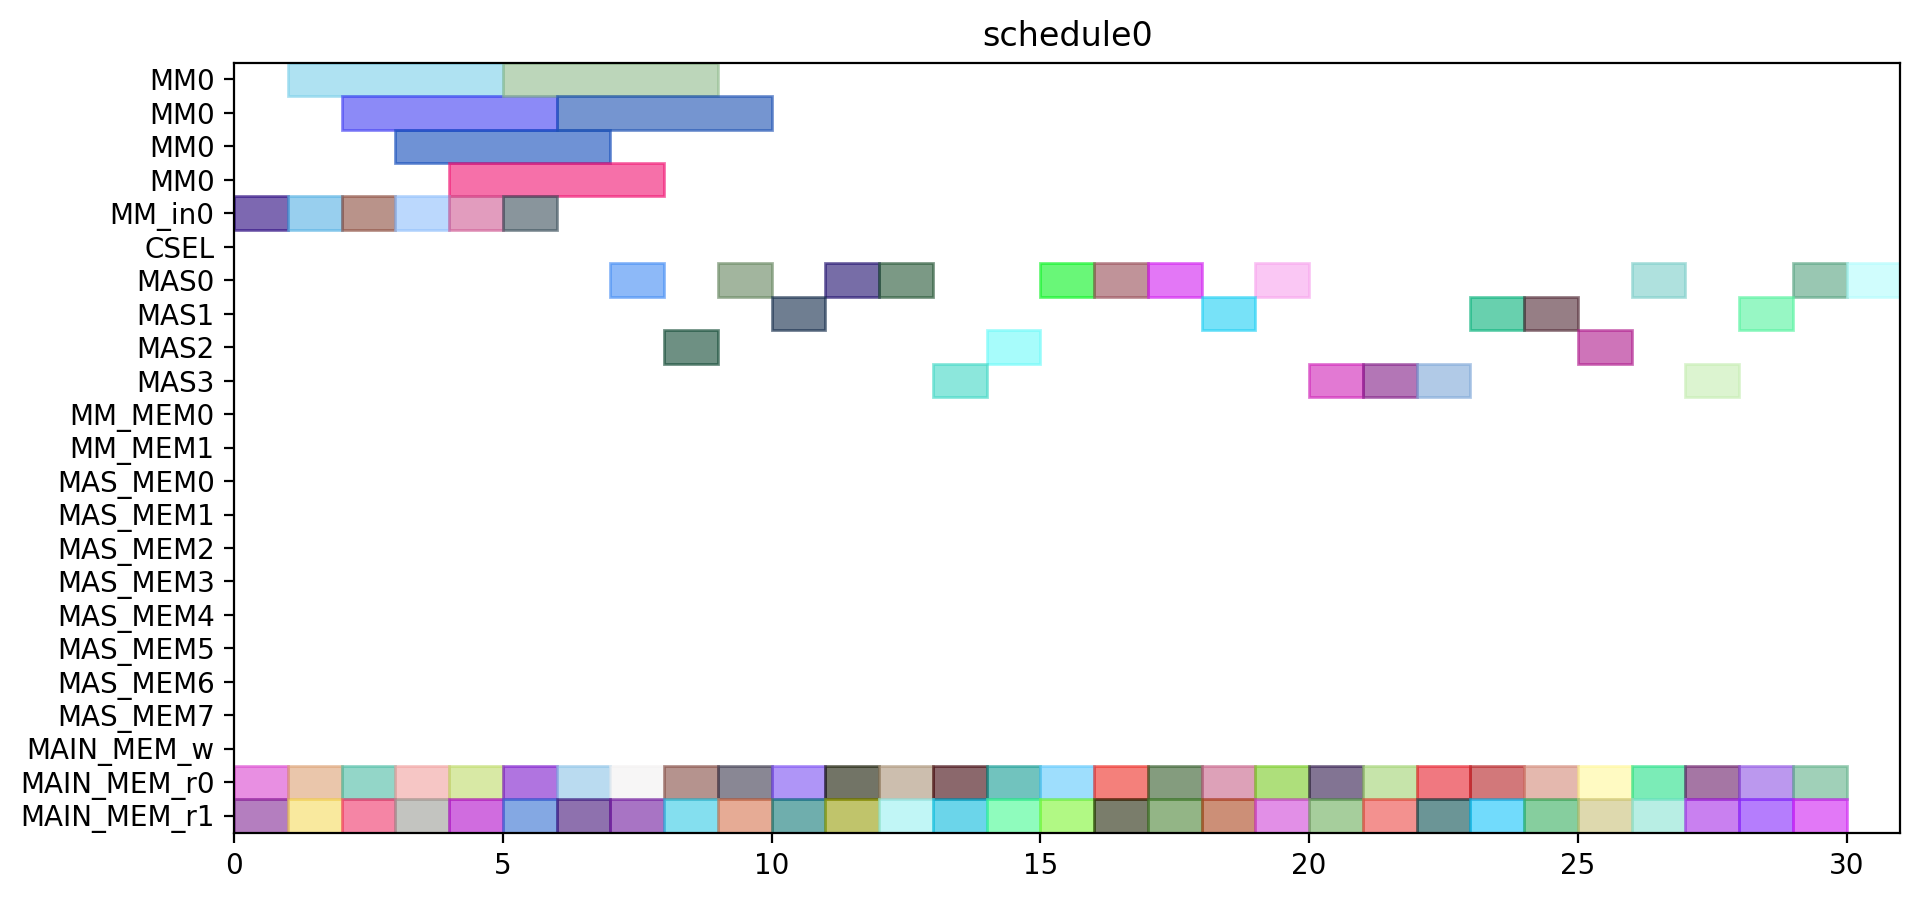

Write the Python code that produced this figure.
from pyschedule import Scenario, solvers, plotters, alt


def solve():
	horizon = 120
	S = Scenario("schedule0", horizon=horizon)

	# resource
	MM = S.Resources('MM', num=1, size=4)
	MM_in = S.Resources('MM_in', num=1)
	CSEL = S.Resource('CSEL')
	MAS = S.Resources('MAS', num=4, size=1, periods=range(1, horizon))
	MM_MEM = S.Resources('MM_MEM', num=2)
	MAS_MEM = S.Resources('MAS_MEM', num=8)
	MAIN_MEM_w = S.Resource('MAIN_MEM_w', size=1)
	MAIN_MEM_r = S.Resources('MAIN_MEM_r', num=2)

	# result of previous scheduling

	# new tasks
	c_t0_a1_0 = S.Task('c_t0_a1_0', length=1, delay_cost=1)
	c_t0_a1_0 += alt(MAS)
	c_t0_a1_0_mem0 = S.Task('c_t0_a1_0_mem0', length=1, delay_cost=1)
	c_t0_a1_0_mem0 += MAIN_MEM_r[0]
	S += c_t0_a1_0_mem0 <= c_t0_a1_0

	c_t0_a1_0_mem1 = S.Task('c_t0_a1_0_mem1', length=1, delay_cost=1)
	c_t0_a1_0_mem1 += MAIN_MEM_r[1]
	S += c_t0_a1_0_mem1 <= c_t0_a1_0

	c_t0_a1_1 = S.Task('c_t0_a1_1', length=1, delay_cost=1)
	c_t0_a1_1 += alt(MAS)
	c_t0_a1_1_mem0 = S.Task('c_t0_a1_1_mem0', length=1, delay_cost=1)
	c_t0_a1_1_mem0 += MAIN_MEM_r[0]
	S += c_t0_a1_1_mem0 <= c_t0_a1_1

	c_t0_a1_1_mem1 = S.Task('c_t0_a1_1_mem1', length=1, delay_cost=1)
	c_t0_a1_1_mem1 += MAIN_MEM_r[1]
	S += c_t0_a1_1_mem1 <= c_t0_a1_1

	c_t0_t10 = S.Task('c_t0_t10', length=1, delay_cost=1)
	c_t0_t10 += alt(MAS)
	c_t0_t10_mem0 = S.Task('c_t0_t10_mem0', length=1, delay_cost=1)
	c_t0_t10_mem0 += MAIN_MEM_r[0]
	S += c_t0_t10_mem0 <= c_t0_t10

	c_t0_t10_mem1 = S.Task('c_t0_t10_mem1', length=1, delay_cost=1)
	c_t0_t10_mem1 += MAIN_MEM_r[1]
	S += c_t0_t10_mem1 <= c_t0_t10

	c_t0_t11 = S.Task('c_t0_t11', length=1, delay_cost=1)
	c_t0_t11 += alt(MAS)
	c_t0_t11_mem0 = S.Task('c_t0_t11_mem0', length=1, delay_cost=1)
	c_t0_t11_mem0 += MAIN_MEM_r[0]
	S += c_t0_t11_mem0 <= c_t0_t11

	c_t0_t11_mem1 = S.Task('c_t0_t11_mem1', length=1, delay_cost=1)
	c_t0_t11_mem1 += MAIN_MEM_r[1]
	S += c_t0_t11_mem1 <= c_t0_t11

	c_t0_t3_t0 = S.Task('c_t0_t3_t0', length=4, delay_cost=1)
	c_t0_t3_t0 += alt(MM)
	c_t0_t3_t0_in = S.Task('c_t0_t3_t0_in', length=1, delay_cost=1)
	c_t0_t3_t0_in += alt(MM_in)
	S += c_t0_t3_t0_in*MM_in[0]<=c_t0_t3_t0*MM[0]
	c_t0_t3_t0_mem0 = S.Task('c_t0_t3_t0_mem0', length=1, delay_cost=1)
	c_t0_t3_t0_mem0 += MAIN_MEM_r[0]
	S += c_t0_t3_t0_mem0 <= c_t0_t3_t0

	c_t0_t3_t0_mem1 = S.Task('c_t0_t3_t0_mem1', length=1, delay_cost=1)
	c_t0_t3_t0_mem1 += MAIN_MEM_r[1]
	S += c_t0_t3_t0_mem1 <= c_t0_t3_t0

	c_t0_t3_t1 = S.Task('c_t0_t3_t1', length=4, delay_cost=1)
	c_t0_t3_t1 += alt(MM)
	c_t0_t3_t1_in = S.Task('c_t0_t3_t1_in', length=1, delay_cost=1)
	c_t0_t3_t1_in += alt(MM_in)
	S += c_t0_t3_t1_in*MM_in[0]<=c_t0_t3_t1*MM[0]
	c_t0_t3_t1_mem0 = S.Task('c_t0_t3_t1_mem0', length=1, delay_cost=1)
	c_t0_t3_t1_mem0 += MAIN_MEM_r[0]
	S += c_t0_t3_t1_mem0 <= c_t0_t3_t1

	c_t0_t3_t1_mem1 = S.Task('c_t0_t3_t1_mem1', length=1, delay_cost=1)
	c_t0_t3_t1_mem1 += MAIN_MEM_r[1]
	S += c_t0_t3_t1_mem1 <= c_t0_t3_t1

	c_t0_t3_t2 = S.Task('c_t0_t3_t2', length=1, delay_cost=1)
	c_t0_t3_t2 += alt(MAS)
	c_t0_t3_t2_mem0 = S.Task('c_t0_t3_t2_mem0', length=1, delay_cost=1)
	c_t0_t3_t2_mem0 += MAIN_MEM_r[0]
	S += c_t0_t3_t2_mem0 <= c_t0_t3_t2

	c_t0_t3_t2_mem1 = S.Task('c_t0_t3_t2_mem1', length=1, delay_cost=1)
	c_t0_t3_t2_mem1 += MAIN_MEM_r[1]
	S += c_t0_t3_t2_mem1 <= c_t0_t3_t2

	c_t0_t3_t3 = S.Task('c_t0_t3_t3', length=1, delay_cost=1)
	c_t0_t3_t3 += alt(MAS)
	c_t0_t3_t3_mem0 = S.Task('c_t0_t3_t3_mem0', length=1, delay_cost=1)
	c_t0_t3_t3_mem0 += MAIN_MEM_r[0]
	S += c_t0_t3_t3_mem0 <= c_t0_t3_t3

	c_t0_t3_t3_mem1 = S.Task('c_t0_t3_t3_mem1', length=1, delay_cost=1)
	c_t0_t3_t3_mem1 += MAIN_MEM_r[1]
	S += c_t0_t3_t3_mem1 <= c_t0_t3_t3

	c_t1_a1_0 = S.Task('c_t1_a1_0', length=1, delay_cost=1)
	c_t1_a1_0 += alt(MAS)
	c_t1_a1_0_mem0 = S.Task('c_t1_a1_0_mem0', length=1, delay_cost=1)
	c_t1_a1_0_mem0 += MAIN_MEM_r[0]
	S += c_t1_a1_0_mem0 <= c_t1_a1_0

	c_t1_a1_0_mem1 = S.Task('c_t1_a1_0_mem1', length=1, delay_cost=1)
	c_t1_a1_0_mem1 += MAIN_MEM_r[1]
	S += c_t1_a1_0_mem1 <= c_t1_a1_0

	c_t1_a1_1 = S.Task('c_t1_a1_1', length=1, delay_cost=1)
	c_t1_a1_1 += alt(MAS)
	c_t1_a1_1_mem0 = S.Task('c_t1_a1_1_mem0', length=1, delay_cost=1)
	c_t1_a1_1_mem0 += MAIN_MEM_r[0]
	S += c_t1_a1_1_mem0 <= c_t1_a1_1

	c_t1_a1_1_mem1 = S.Task('c_t1_a1_1_mem1', length=1, delay_cost=1)
	c_t1_a1_1_mem1 += MAIN_MEM_r[1]
	S += c_t1_a1_1_mem1 <= c_t1_a1_1

	c_t1_t10 = S.Task('c_t1_t10', length=1, delay_cost=1)
	c_t1_t10 += alt(MAS)
	c_t1_t10_mem0 = S.Task('c_t1_t10_mem0', length=1, delay_cost=1)
	c_t1_t10_mem0 += MAIN_MEM_r[0]
	S += c_t1_t10_mem0 <= c_t1_t10

	c_t1_t10_mem1 = S.Task('c_t1_t10_mem1', length=1, delay_cost=1)
	c_t1_t10_mem1 += MAIN_MEM_r[1]
	S += c_t1_t10_mem1 <= c_t1_t10

	c_t1_t11 = S.Task('c_t1_t11', length=1, delay_cost=1)
	c_t1_t11 += alt(MAS)
	c_t1_t11_mem0 = S.Task('c_t1_t11_mem0', length=1, delay_cost=1)
	c_t1_t11_mem0 += MAIN_MEM_r[0]
	S += c_t1_t11_mem0 <= c_t1_t11

	c_t1_t11_mem1 = S.Task('c_t1_t11_mem1', length=1, delay_cost=1)
	c_t1_t11_mem1 += MAIN_MEM_r[1]
	S += c_t1_t11_mem1 <= c_t1_t11

	c_t1_t3_t0 = S.Task('c_t1_t3_t0', length=4, delay_cost=1)
	c_t1_t3_t0 += alt(MM)
	c_t1_t3_t0_in = S.Task('c_t1_t3_t0_in', length=1, delay_cost=1)
	c_t1_t3_t0_in += alt(MM_in)
	S += c_t1_t3_t0_in*MM_in[0]<=c_t1_t3_t0*MM[0]
	c_t1_t3_t0_mem0 = S.Task('c_t1_t3_t0_mem0', length=1, delay_cost=1)
	c_t1_t3_t0_mem0 += MAIN_MEM_r[0]
	S += c_t1_t3_t0_mem0 <= c_t1_t3_t0

	c_t1_t3_t0_mem1 = S.Task('c_t1_t3_t0_mem1', length=1, delay_cost=1)
	c_t1_t3_t0_mem1 += MAIN_MEM_r[1]
	S += c_t1_t3_t0_mem1 <= c_t1_t3_t0

	c_t1_t3_t1 = S.Task('c_t1_t3_t1', length=4, delay_cost=1)
	c_t1_t3_t1 += alt(MM)
	c_t1_t3_t1_in = S.Task('c_t1_t3_t1_in', length=1, delay_cost=1)
	c_t1_t3_t1_in += alt(MM_in)
	S += c_t1_t3_t1_in*MM_in[0]<=c_t1_t3_t1*MM[0]
	c_t1_t3_t1_mem0 = S.Task('c_t1_t3_t1_mem0', length=1, delay_cost=1)
	c_t1_t3_t1_mem0 += MAIN_MEM_r[0]
	S += c_t1_t3_t1_mem0 <= c_t1_t3_t1

	c_t1_t3_t1_mem1 = S.Task('c_t1_t3_t1_mem1', length=1, delay_cost=1)
	c_t1_t3_t1_mem1 += MAIN_MEM_r[1]
	S += c_t1_t3_t1_mem1 <= c_t1_t3_t1

	c_t1_t3_t2 = S.Task('c_t1_t3_t2', length=1, delay_cost=1)
	c_t1_t3_t2 += alt(MAS)
	c_t1_t3_t2_mem0 = S.Task('c_t1_t3_t2_mem0', length=1, delay_cost=1)
	c_t1_t3_t2_mem0 += MAIN_MEM_r[0]
	S += c_t1_t3_t2_mem0 <= c_t1_t3_t2

	c_t1_t3_t2_mem1 = S.Task('c_t1_t3_t2_mem1', length=1, delay_cost=1)
	c_t1_t3_t2_mem1 += MAIN_MEM_r[1]
	S += c_t1_t3_t2_mem1 <= c_t1_t3_t2

	c_t1_t3_t3 = S.Task('c_t1_t3_t3', length=1, delay_cost=1)
	c_t1_t3_t3 += alt(MAS)
	c_t1_t3_t3_mem0 = S.Task('c_t1_t3_t3_mem0', length=1, delay_cost=1)
	c_t1_t3_t3_mem0 += MAIN_MEM_r[0]
	S += c_t1_t3_t3_mem0 <= c_t1_t3_t3

	c_t1_t3_t3_mem1 = S.Task('c_t1_t3_t3_mem1', length=1, delay_cost=1)
	c_t1_t3_t3_mem1 += MAIN_MEM_r[1]
	S += c_t1_t3_t3_mem1 <= c_t1_t3_t3

	c_t2_a1_0 = S.Task('c_t2_a1_0', length=1, delay_cost=1)
	c_t2_a1_0 += alt(MAS)
	c_t2_a1_0_mem0 = S.Task('c_t2_a1_0_mem0', length=1, delay_cost=1)
	c_t2_a1_0_mem0 += MAIN_MEM_r[0]
	S += c_t2_a1_0_mem0 <= c_t2_a1_0

	c_t2_a1_0_mem1 = S.Task('c_t2_a1_0_mem1', length=1, delay_cost=1)
	c_t2_a1_0_mem1 += MAIN_MEM_r[1]
	S += c_t2_a1_0_mem1 <= c_t2_a1_0

	c_t2_a1_1 = S.Task('c_t2_a1_1', length=1, delay_cost=1)
	c_t2_a1_1 += alt(MAS)
	c_t2_a1_1_mem0 = S.Task('c_t2_a1_1_mem0', length=1, delay_cost=1)
	c_t2_a1_1_mem0 += MAIN_MEM_r[0]
	S += c_t2_a1_1_mem0 <= c_t2_a1_1

	c_t2_a1_1_mem1 = S.Task('c_t2_a1_1_mem1', length=1, delay_cost=1)
	c_t2_a1_1_mem1 += MAIN_MEM_r[1]
	S += c_t2_a1_1_mem1 <= c_t2_a1_1

	c_t2_t10 = S.Task('c_t2_t10', length=1, delay_cost=1)
	c_t2_t10 += alt(MAS)
	c_t2_t10_mem0 = S.Task('c_t2_t10_mem0', length=1, delay_cost=1)
	c_t2_t10_mem0 += MAIN_MEM_r[0]
	S += c_t2_t10_mem0 <= c_t2_t10

	c_t2_t10_mem1 = S.Task('c_t2_t10_mem1', length=1, delay_cost=1)
	c_t2_t10_mem1 += MAIN_MEM_r[1]
	S += c_t2_t10_mem1 <= c_t2_t10

	c_t2_t11 = S.Task('c_t2_t11', length=1, delay_cost=1)
	c_t2_t11 += alt(MAS)
	c_t2_t11_mem0 = S.Task('c_t2_t11_mem0', length=1, delay_cost=1)
	c_t2_t11_mem0 += MAIN_MEM_r[0]
	S += c_t2_t11_mem0 <= c_t2_t11

	c_t2_t11_mem1 = S.Task('c_t2_t11_mem1', length=1, delay_cost=1)
	c_t2_t11_mem1 += MAIN_MEM_r[1]
	S += c_t2_t11_mem1 <= c_t2_t11

	c_t2_t3_t0 = S.Task('c_t2_t3_t0', length=4, delay_cost=1)
	c_t2_t3_t0 += alt(MM)
	c_t2_t3_t0_in = S.Task('c_t2_t3_t0_in', length=1, delay_cost=1)
	c_t2_t3_t0_in += alt(MM_in)
	S += c_t2_t3_t0_in*MM_in[0]<=c_t2_t3_t0*MM[0]
	c_t2_t3_t0_mem0 = S.Task('c_t2_t3_t0_mem0', length=1, delay_cost=1)
	c_t2_t3_t0_mem0 += MAIN_MEM_r[0]
	S += c_t2_t3_t0_mem0 <= c_t2_t3_t0

	c_t2_t3_t0_mem1 = S.Task('c_t2_t3_t0_mem1', length=1, delay_cost=1)
	c_t2_t3_t0_mem1 += MAIN_MEM_r[1]
	S += c_t2_t3_t0_mem1 <= c_t2_t3_t0

	c_t2_t3_t1 = S.Task('c_t2_t3_t1', length=4, delay_cost=1)
	c_t2_t3_t1 += alt(MM)
	c_t2_t3_t1_in = S.Task('c_t2_t3_t1_in', length=1, delay_cost=1)
	c_t2_t3_t1_in += alt(MM_in)
	S += c_t2_t3_t1_in*MM_in[0]<=c_t2_t3_t1*MM[0]
	c_t2_t3_t1_mem0 = S.Task('c_t2_t3_t1_mem0', length=1, delay_cost=1)
	c_t2_t3_t1_mem0 += MAIN_MEM_r[0]
	S += c_t2_t3_t1_mem0 <= c_t2_t3_t1

	c_t2_t3_t1_mem1 = S.Task('c_t2_t3_t1_mem1', length=1, delay_cost=1)
	c_t2_t3_t1_mem1 += MAIN_MEM_r[1]
	S += c_t2_t3_t1_mem1 <= c_t2_t3_t1

	c_t2_t3_t2 = S.Task('c_t2_t3_t2', length=1, delay_cost=1)
	c_t2_t3_t2 += alt(MAS)
	c_t2_t3_t2_mem0 = S.Task('c_t2_t3_t2_mem0', length=1, delay_cost=1)
	c_t2_t3_t2_mem0 += MAIN_MEM_r[0]
	S += c_t2_t3_t2_mem0 <= c_t2_t3_t2

	c_t2_t3_t2_mem1 = S.Task('c_t2_t3_t2_mem1', length=1, delay_cost=1)
	c_t2_t3_t2_mem1 += MAIN_MEM_r[1]
	S += c_t2_t3_t2_mem1 <= c_t2_t3_t2

	c_t2_t3_t3 = S.Task('c_t2_t3_t3', length=1, delay_cost=1)
	c_t2_t3_t3 += alt(MAS)
	c_t2_t3_t3_mem0 = S.Task('c_t2_t3_t3_mem0', length=1, delay_cost=1)
	c_t2_t3_t3_mem0 += MAIN_MEM_r[0]
	S += c_t2_t3_t3_mem0 <= c_t2_t3_t3

	c_t2_t3_t3_mem1 = S.Task('c_t2_t3_t3_mem1', length=1, delay_cost=1)
	c_t2_t3_t3_mem1 += MAIN_MEM_r[1]
	S += c_t2_t3_t3_mem1 <= c_t2_t3_t3

	c_t3000 = S.Task('c_t3000', length=1, delay_cost=1)
	c_t3000 += alt(MAS)
	c_t3000_mem0 = S.Task('c_t3000_mem0', length=1, delay_cost=1)
	c_t3000_mem0 += MAIN_MEM_r[0]
	S += c_t3000_mem0 <= c_t3000

	c_t3000_mem1 = S.Task('c_t3000_mem1', length=1, delay_cost=1)
	c_t3000_mem1 += MAIN_MEM_r[1]
	S += c_t3000_mem1 <= c_t3000

	c_t3001 = S.Task('c_t3001', length=1, delay_cost=1)
	c_t3001 += alt(MAS)
	c_t3001_mem0 = S.Task('c_t3001_mem0', length=1, delay_cost=1)
	c_t3001_mem0 += MAIN_MEM_r[0]
	S += c_t3001_mem0 <= c_t3001

	c_t3001_mem1 = S.Task('c_t3001_mem1', length=1, delay_cost=1)
	c_t3001_mem1 += MAIN_MEM_r[1]
	S += c_t3001_mem1 <= c_t3001

	c_t3010 = S.Task('c_t3010', length=1, delay_cost=1)
	c_t3010 += alt(MAS)
	c_t3010_mem0 = S.Task('c_t3010_mem0', length=1, delay_cost=1)
	c_t3010_mem0 += MAIN_MEM_r[0]
	S += c_t3010_mem0 <= c_t3010

	c_t3010_mem1 = S.Task('c_t3010_mem1', length=1, delay_cost=1)
	c_t3010_mem1 += MAIN_MEM_r[1]
	S += c_t3010_mem1 <= c_t3010

	c_t3011 = S.Task('c_t3011', length=1, delay_cost=1)
	c_t3011 += alt(MAS)
	c_t3011_mem0 = S.Task('c_t3011_mem0', length=1, delay_cost=1)
	c_t3011_mem0 += MAIN_MEM_r[0]
	S += c_t3011_mem0 <= c_t3011

	c_t3011_mem1 = S.Task('c_t3011_mem1', length=1, delay_cost=1)
	c_t3011_mem1 += MAIN_MEM_r[1]
	S += c_t3011_mem1 <= c_t3011

	c_t4000 = S.Task('c_t4000', length=1, delay_cost=1)
	c_t4000 += alt(MAS)
	c_t4000_mem0 = S.Task('c_t4000_mem0', length=1, delay_cost=1)
	c_t4000_mem0 += MAIN_MEM_r[0]
	S += c_t4000_mem0 <= c_t4000

	c_t4000_mem1 = S.Task('c_t4000_mem1', length=1, delay_cost=1)
	c_t4000_mem1 += MAIN_MEM_r[1]
	S += c_t4000_mem1 <= c_t4000

	c_t4001 = S.Task('c_t4001', length=1, delay_cost=1)
	c_t4001 += alt(MAS)
	c_t4001_mem0 = S.Task('c_t4001_mem0', length=1, delay_cost=1)
	c_t4001_mem0 += MAIN_MEM_r[0]
	S += c_t4001_mem0 <= c_t4001

	c_t4001_mem1 = S.Task('c_t4001_mem1', length=1, delay_cost=1)
	c_t4001_mem1 += MAIN_MEM_r[1]
	S += c_t4001_mem1 <= c_t4001

	solvers.mip.solve(S,msg=1,kind='CPLEX',ratio_gap=1.01)

	solution = [['hoge']*len(S.solution()[1]) for i in range(len(S.solution()))]
	for i in range(len(S.solution())):
		for j in range(len(S.solution()[i])):
			solution[i][j]=str(S.solution()[i][j])
	print(solution)

	cycles = int(solution[-1][3])

	pic_file_name = "/home/mfukuda/ABE/multiRAM_multiMAS_16mux/scheduling_result/stage4MM1_stage1MAS4/SQR/schedule0.png"
	if(S.solution() != []):
		plotters.matplotlib.plot(S,img_filename=pic_file_name, show_task_labels=False, fig_size=(cycles*0.25+3, 5))

	return solution
